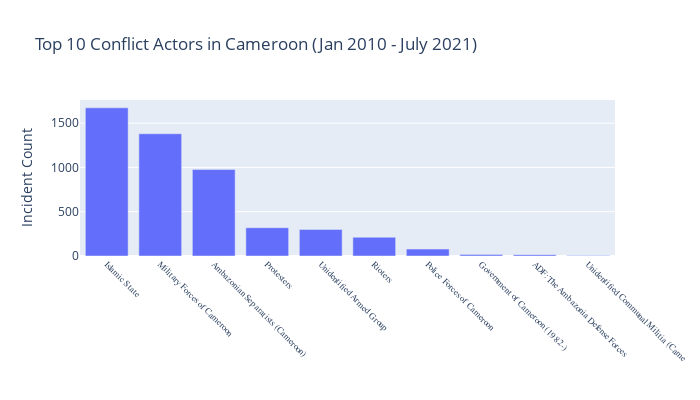

Notebook source saved alongside this figure:
### Markdown cell above
## Top Conflict Actors in Cameroon

An analysis of individual actors listed in the ACLED data reveals a total of 90 different actors in Cameroon since 2010.

In this analysis, we'll look at the top conflict actors.

`Note:` Actor names variations were consolidated into one count: e.g. incident counts for "Islamic State (West Africa Greater Sahara Region)" and "Islamic State (West Africa Lake Chad)" were both aggregated into the same count for "Islamic State". Also, "Boko Haram" was consolidated into "Islamic State" at the request of the analyst.

### Code cell
# print(len(df_cam['actor1'].drop_duplicates()))
# print(df_cam['actor1'].drop_duplicates())
# actors = df_cam['actor1'].drop_duplicates()

#produce count of individual actors listed for Cameroon in ACLED
actors = df_cam.groupby(['actor1']).size().reset_index(name='counts')
#sort actors df by counts
actors= actors.sort_values(by=['counts'],ascending=False)

#plot actor
fig = px.bar(actors[:10], x='actor1', y='counts', title = "Top 10 Conflict Actors in Cameroon (Jan 2010 - July 2021)",
            width=700, height=400)

fig.update_xaxes(title="",tickfont=dict(family='Rockwell', size=9),tickangle=45)
fig.update_yaxes(title="Incident Count")

#shorten x axis titles
fig.update_layout(
    xaxis = {
     'tickmode': 'array',
     'tickvals': list(range(10)),
     'ticktext': actors['actor1'].str.slice(start=0,stop=35).tolist(),
    }
)


fig.show()

## try stacked barchart for actors
## do an actor count chart by year, can be animated

### Figure 1 — Plotly figure (JSON) as saved in the notebook; plotly's stock layout.template omitted (floating-point values rounded to 4 significant figures)
{"data": [{"alignmentgroup": "True", "hovertemplate": "actor1=%{x}<br>counts=%{y}<extra></extra>", "legendgroup": "", "marker": {"color": "#636efa"}, "name": "", "offsetgroup": "", "orientation": "v", "showlegend": false, "textposition": "auto", "type": "bar", "x": ["Islamic State", "Military Forces of Cameroon", "Ambazonian Separatists (Cameroon)", "Protesters", "Unidentified Armed Group", "Rioters", "Police Forces of Cameroon", "Government of Cameroon (1982-)", "ADF: The Ambazonia Defense Forces", "Unidentified Communal Militia (Cameroon)"], "xaxis": "x", "y": [1673, 1380, 977, 319, 300, 212, 78, 16, 15, 6], "yaxis": "y"}], "layout": {"barmode": "relative", "height": 400, "legend": {"tracegroupgap": 0}, "title": {"text": "Top 10 Conflict Actors in Cameroon (Jan 2010 - July 2021)"}, "width": 700, "xaxis": {"anchor": "y", "domain": [0, 1], "tickangle": 45, "tickfont": {"family": "Rockwell", "size": 9}, "tickmode": "array", "ticktext": ["Islamic State", "Military Forces of Cameroon", "Ambazonian Separatists (Cameroon)", "Protesters", "Unidentified Armed Group", "Rioters", "Police Forces of Cameroon", "Government of Cameroon (1982-)", "ADF: The Ambazonia Defense Forces", "Unidentified Communal Militia (Came", "Africa Marine Commando", "MNJTF: Multinational Joint Task For", "Southern Cameroon Restoration Force", "Fulani Ethnic Militia (Nigeria)", "Military Forces of Nigeria (2015-)", "Kolofata Communal Militia (Cameroon", "Mbororo Ethnic Militia (Cameroon)", "Ambazonian Separatists (Cameroon) R", "Police Forces of Cameroon Prison Gu", "Military Forces of Chad (1990-2021)", "Anti-Balaka", "Seleka Militia", "SCACUF: Southern Cameroons Ambazoni", "Military Forces of Chad (2021-)", "Seleka Rebel Coalition", "Kerawa Communal Militia (Cameroon)", "Ntale Communal Militia (Cameroon)", "Fulani Ethnic Militia (Cameroon)", "FDPC: Democratic Front for the Peop", "Mokolo Communal Militia (Cameroon)", "Military Forces of France (2017-)", "Pirates (Nigeria)", "Tourou Communal Militia (Cameroon)", "Obala Ethnic Militia (Cameroon)", "Nyalla Communal Militia (Cameroon)", "Military Forces of Equatorial Guine", "Mozogo Communal Militia (Cameroon)", "Maroua Communal Militia (Cameroon)", "Militia (Refugees/IDPs)", "Military Forces of the Central Afri", "Military Forces of the Republic of ", "RRR: Return, Reclamation and Rehabi", "SOCADEF: Southern Cameroons Defence", "Military Forces of the United State", "Limani Communal Militia (Cameroon)", "Maloumri Communal Militia (Cameroon", "Malia Communal Militia (Cameroon)", "Achigachia Communal Militia (Camero", "Agzawaya Communal Militia (Cameroon", "Amchide Communal Militia (Cameroon)", "Ansaru", "Arab Choa Ethnic Militia (Cameroon)", "BFF: Bakassi Freedom Fighters", "BNL: Biafra Nations League", "Babessi Communal Militia (Cameroon)", "Bafou Communal Militia (Cameroon)", "Bakalisse Communal Militia (Cameroo", "Bamukumbit Communal Militia (Camero", "COSAC: Coalition for Food Self-Suff", "Civilians (Central African Republic", "Civilians (Nigeria)", "Dibanda Communal Militia (Cameroon)", "Double-Alagarno Communal Militia (C", "Doulo Communal Militia (Cameroon)", "Enyoh Communal Militia (Cameroon)", "Ganai Communal Militia (Cameroon)", "Ganse Communal Militia (Cameroon)", "Hausa Ethnic Militia (Cameroon)", "Kaele Communal Militia (Cameroon)", "Kanuri Ethnic Militia (Cameroon)", "Kotoko Ethnic Militia (Cameroon)", "Kouyape Communal Militia (Cameroon)", "ALPC: Cameroonian Peoples Liberatio", "MEND: Movement for the Emancipation", "MLC: Movement for the Liberation of", "MRC: Movement for Renewal of Camero", "Zigague Communal Militia (Cameroon)"], "tickvals": [0, 1, 2, 3, 4, 5, 6, 7, 8, 9], "title": {"text": ""}}, "yaxis": {"anchor": "x", "domain": [0, 1], "title": {"text": "Incident Count"}}}}
